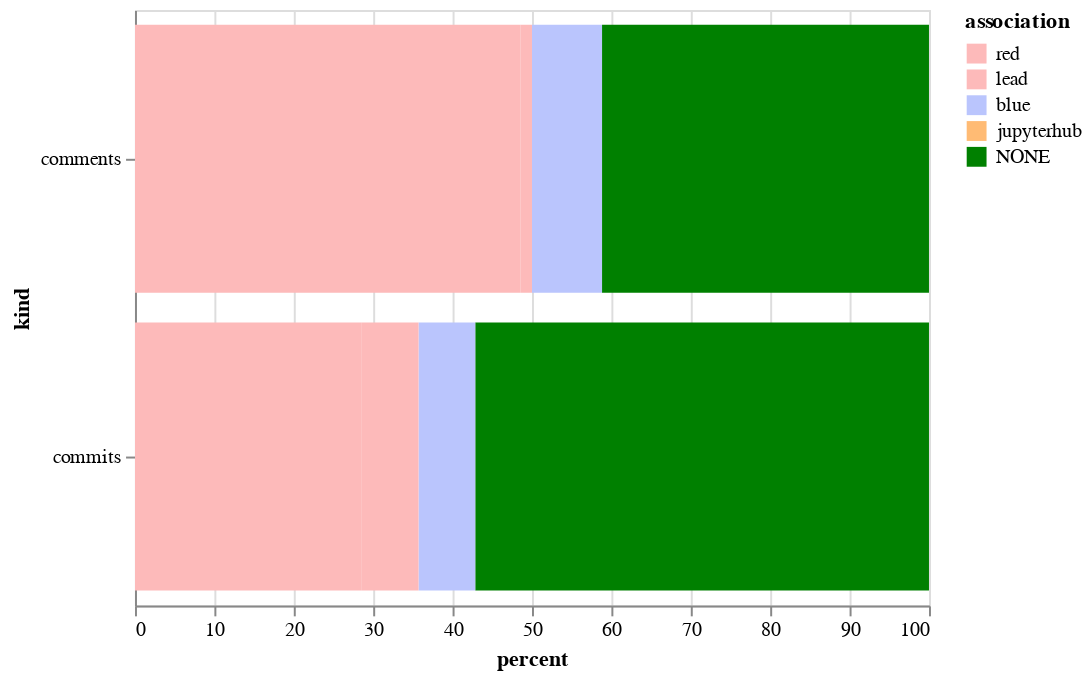

Notebook code for this chart:
### Code cell
alt.Chart(sum_both).mark_bar().encode(
    x='percent',
    y='kind',
    color=alt.Color('association', sort=["CONTRIBUTOR", "MEMBER", "NONE"], scale=color_scale)
)

### Figure 1 — Vega-Lite specification as saved in the notebook (floating-point values rounded to 4 significant figures)
{"$schema": "https://vega.github.io/schema/vega-lite/v2.6.0.json", "config": {"view": {"height": 300, "width": 400}}, "data": {"name": "data-fa184bdea87a8e34365645878e3ac4c6"}, "datasets": {"data-fa184bdea87a8e34365645878e3ac4c6": [{"association": "NONE", "kind": "comments", "percent": 41.18}, {"association": "blue", "kind": "comments", "percent": 8.824}, {"association": "lead", "kind": "comments", "percent": 1.471}, {"association": "red", "kind": "comments", "percent": 48.53}, {"association": "NONE", "kind": "commits", "percent": 57.14}, {"association": "blue", "kind": "commits", "percent": 7.143}, {"association": "lead", "kind": "commits", "percent": 7.143}, {"association": "red", "kind": "commits", "percent": 28.57}]}, "encoding": {"color": {"field": "association", "scale": {"domain": ["red", "lead", "blue", "jupyterhub", "NONE"], "range": ["#fdbaba", "#fdbaba", "#bac5fd", "#ffbb74", "green"]}, "sort": ["CONTRIBUTOR", "MEMBER", "NONE"], "type": "nominal"}, "x": {"field": "percent", "type": "quantitative"}, "y": {"field": "kind", "type": "nominal"}}, "mark": "bar"}
